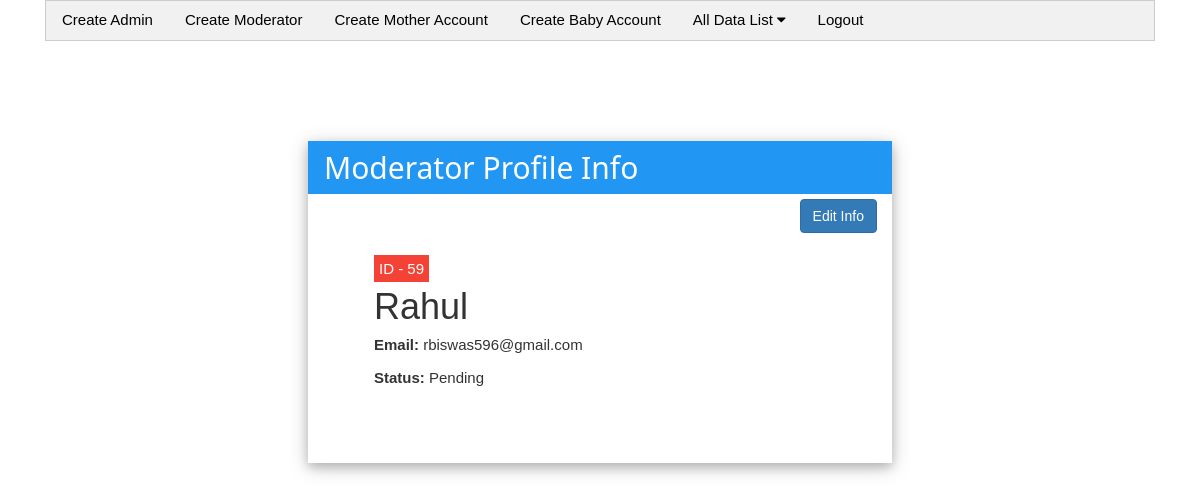
Screenshot of /views/SEIPXXXX/Admin/view_moderator.php?id=59 with the database file from the repository.
### tables this page shows
CREATE TABLE `moderator` (
  `id` int(11) NOT NULL,
  `first_name` varchar(111) NOT NULL,
  `last_name` varchar(111) NOT NULL,
  `email` varchar(111) NOT NULL,
  `password` varchar(111) NOT NULL,
  `phone` varchar(111) NOT NULL,
  `address` varchar(333) NOT NULL,
  `email_verified` varchar(111) DEFAULT NULL,
  `status` varchar(111) NOT NULL DEFAULT 'Pending',
  `is_trashed` varchar(255) NOT NULL DEFAULT 'No'
);

### src/BABYTIKA/SEIPXXXX/Moderator/Moderator.php (called while the page is built, shortened)
<?php
class Moderator extends Database
{
    public $id;
    public function setData($postArray){
        if(array_key_exists("id",$postArray)){
            $this->id = $postArray['id'];
        }
    }
     public function view(){
        $query = "SELECT * FROM `moderator` WHERE `id`=".$this->id;
        $STH = $this->DBH->query($query);
        $STH->setFetchMode(PDO::FETCH_OBJ);
        $singleData = $STH->fetch();
        return $singleData;
    }
}

### src/BABYTIKA/SEIPXXXX/Model/Database.php (called while the page is built, shortened)
<?php
class Database{
    public $username="root";
    public $password="";
    public function __construct()
    {
        try {
            $this->DBH = new PDO("mysql:host=localhost;dbname=db_atomic_project", $this->username, $this->password);
        }
        catch(PDOException $e) {
            echo $e->getMessage();
        }
    }
}

### views/SEIPXXXX/Admin/view_moderator.php (the view, shortened to what this page needs)
<?php
$obj = new Moderator();
$obj->setData($_GET);
$singleData = $obj->view();
?>
<!doctype html>
<html lang="en">
<head>
    <link rel="stylesheet" href="../../../resource/assets/bootstrap/css/bootstrap.min.css">
    <link rel="stylesheet" href="../../../resource/assets/w3css/4/w3.css">
    <link rel="stylesheet" href="../../../resource/assets/font-awesome-4.7.0/css/font-awesome.min.css">
</head>
<body>
    <div class="container">
        <div class="col-md-12">
            <div class="w3-bar w3-border w3-light-grey">
                <a href="create.php" class="w3-bar-item w3-button" style="text-decoration: none">Create Admin</a>
                <a href="create_moderator.php" class="w3-bar-item w3-button" style="text-decoration: none">Create Moderator</a>
                <a href="create_mother.php" class="w3-bar-item w3-button" style="text-decoration: none">Create Mother Account</a>
                <a href="create_baby.php" class="w3-bar-item w3-button" style="text-decoration: none">Create Baby Account</a>
                <div class="w3-dropdown-hover">
                    <button class="w3-button" style="text-decoration: none">
                        All Data List <i class="fa fa-caret-down"></i>
                    </button>
                </div>
                <span style="text-align: right">
                    <a href="../User/Authentication/logout.php" class="w3-bar-item w3-button" style="text-decoration: none"> Logout </a>
                </span>
            </div>
        </div>
    </div>
    <div class="w3-container">
        <div class="w3-row">
            <div style="min-height: 100px;"></div>
            <div class="w3-card-4 w3-half">
                <header class="w3-container w3-blue">
                    <h2>Moderator Profile Info</h2>
                </header>
                <?php
                echo "
                        <div class='col-md-12' style='margin-top: 5px; text-align: right;'>
                            <a href='edit_moderator.php?id=$singleData->id' type='button' class='btn btn-primary'>Edit Info</a>
                        </div>
                        <ul class='w3-ul w3-card-6' style='padding-left: 50px;'>
                            <li class='w3-padding-64'>
                                <span class='w3-label-lg w3-red' style='padding: 5px'>ID - $singleData->id</span><br>
                                <span class='w3-xxlarge'>$singleData->first_name</span><br>
                                <p class=''><b>Email: </b>$singleData->email</p>
                                <p class=''><b>Status: </b>$singleData->status</p>
                            </li>
                        </ul>
                    ";
                ?>
            </div>
        </div>
    </div>
</body>
</html>

### resource/assets/w3css/4/w3.css (style rules this page uses)
html { box-sizing:border-box }
*,*:before,*:after { box-sizing:inherit }
html { -ms-text-size-adjust:100%;-webkit-text-size-adjust:100% }
body { margin:0 }
article,aside,details,figcaption,figure,footer,header,main,menu,nav,section,summary { display:block }
a { background-color:transparent;-webkit-text-decoration-skip:objects }
button,input,select,textarea { font:inherit;margin:0 }
button,input { overflow:visible }
button,select { text-transform:none }
button,html [type=button],[type=reset],[type=submit] { -webkit-appearance:button }
html,body { font-family:Verdana,sans-serif;font-size:15px;line-height:1.5 }
html { overflow-x:hidden }
h2 { font-size:30px }
h1,h2,h3,h4,h5,h6 { font-family:"Segoe UI",Arial,sans-serif;font-weight:400;margin:10px 0 }
a { color:inherit }
.w3-btn,.w3-button { border:none;display:inline-block;outline:0;padding:8px 16px;vertical-align:middle;overflow:hidden;text-decoration:none;color:inherit;background-color:inherit;text-align:center;cursor:pointer;white-space:nowrap }
.w3-btn,.w3-button { -webkit-touch-callout:none;-webkit-user-select:none;-khtml-user-select:none;-moz-user-select:none;-ms-user-select:none;user-select:none }
.w3-ul { list-style-type:none;padding:0;margin:0 }
.w3-ul li { padding:8px 16px;border-bottom:1px solid #ddd }
.w3-ul li:last-child { border-bottom:none }
.w3-dropdown-click,.w3-dropdown-hover { position:relative;display:inline-block;cursor:pointer }
.w3-bar { width:100%;overflow:hidden }
.w3-bar .w3-bar-item { padding:8px 16px;float:left;width:auto;border:none;outline:none;display:block }
.w3-bar .w3-dropdown-hover,.w3-bar .w3-dropdown-click { position:static;float:left }
.w3-bar .w3-button { white-space:normal }
.w3-container:after,.w3-container:before,.w3-panel:after,.w3-panel:before,.w3-row:after,.w3-row:before,.w3-row-padding:after,.w3-row-padding:before, .w3-cell-row:before,.w3-cell-row:after,.w3-clear:after,.w3-clear:before,.w3-bar:before,.w3-bar:after { content:"";display:table;clear:both }
.w3-col,.w3-half,.w3-third,.w3-twothird,.w3-threequarter,.w3-quarter { float:left;width:100% }
@media (min-width:601px) { .w3-col.m6,.w3-half { width:49.99999% } }
.w3-container,.w3-panel { padding:0.01em 16px }
.w3-card-4,.w3-hover-shadow:hover { box-shadow:0 4px 10px 0 rgba(0,0,0,0.2),0 4px 20px 0 rgba(0,0,0,0.19) }
.w3-xxlarge { font-size:36px!important }
.w3-border { border:1px solid #ccc!important }
.w3-padding-64 { padding-top:64px!important;padding-bottom:64px!important }
.w3-blue,.w3-hover-blue:hover { color:#fff!important;background-color:#2196F3!important }
.w3-red,.w3-hover-red:hover { color:#fff!important;background-color:#f44336!important }
.w3-light-grey,.w3-hover-light-grey:hover,.w3-light-gray,.w3-hover-light-gray:hover { color:#000!important;background-color:#f1f1f1!important }

### rows the page displays
moderator: id "59", first_name "Rahul", email "rbiswas596@gmail.com", status "Pending"
